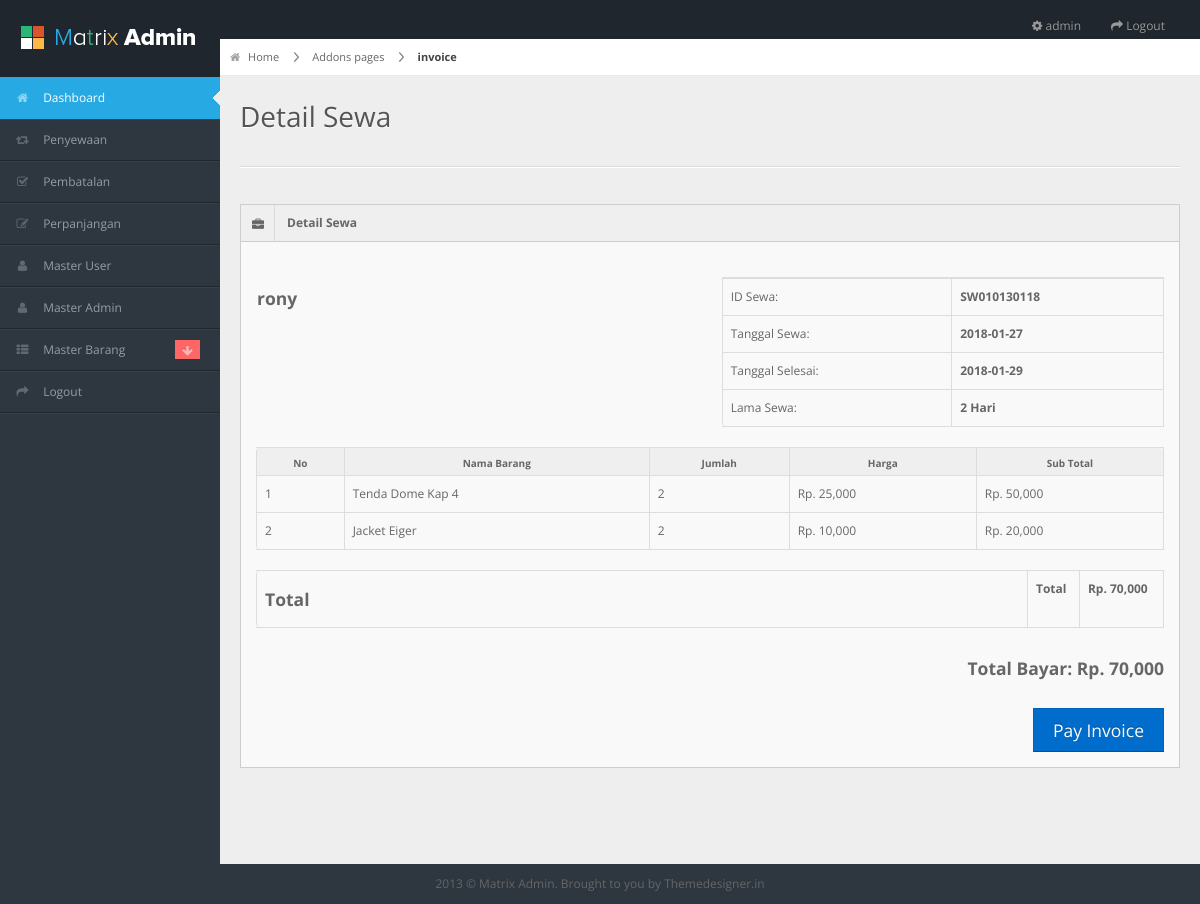
The page /admin/pages/detail_sewa.php?id_sewa=SW010130118 (signed in) on the database its author committed.
### tables this page shows
CREATE TABLE IF NOT EXISTS `sewa` (
  `id_sewa` varchar(255) NOT NULL,
  `id_user` int(11) DEFAULT NULL,
  `tgl_sewa` date DEFAULT NULL,
  `tgl_selesai` date DEFAULT NULL,
  `tgl_expired` date DEFAULT NULL,
  `status_bayar` int(11) DEFAULT NULL,
  `status_sewa` int(11) DEFAULT NULL,
  `total_bayar` int(11) DEFAULT NULL,
  `dp` int(11) DEFAULT NULL
);

CREATE TABLE IF NOT EXISTS `m_user` (
  `id_user` int(11) NOT NULL,
  `tgl_daftar` datetime DEFAULT NULL ON UPDATE CURRENT_TIMESTAMP,
  `nama_user` varchar(255) DEFAULT NULL,
  `username` varchar(255) DEFAULT NULL,
  `email` varchar(255) DEFAULT NULL,
  `password` varchar(255) DEFAULT NULL,
  `id_provinsi` varchar(255) DEFAULT NULL,
  `id_kota` varchar(255) DEFAULT NULL,
  `id_kecamatan` varchar(255) DEFAULT NULL,
  `kode_pos` varchar(255) DEFAULT NULL,
  `alamat_lengkap` varchar(255) DEFAULT NULL,
  `status` varchar(255) DEFAULT NULL
);

CREATE TABLE IF NOT EXISTS `detail_sewa` (
  `id_detail` int(11) DEFAULT NULL,
  `id_sewa` varchar(255) DEFAULT NULL,
  `id_barang` varchar(255) DEFAULT NULL,
  `jumlah` int(11) DEFAULT NULL,
  `status_pinjam` varchar(255) DEFAULT NULL
);

CREATE TABLE IF NOT EXISTS `m_barang` (
  `id_barang` int(11) NOT NULL,
  `nama_barang` varchar(255) DEFAULT NULL,
  `tgl_ditambakan` datetime DEFAULT NULL,
  `id_merk` int(11) DEFAULT NULL,
  `id_kategori` int(11) DEFAULT NULL,
  `id_warna` int(11) DEFAULT NULL,
  `id_ukuran` int(11) DEFAULT NULL,
  `deskripsi` varchar(255) DEFAULT NULL,
  `harga_sewa` int(11) DEFAULT NULL,
  `harga_beli` varchar(255) DEFAULT NULL,
  `stok` int(11) DEFAULT NULL,
  `status` int(11) DEFAULT NULL,
  `foto` varchar(255) DEFAULT NULL
);

### admin/pages/detail_sewa.php (the view)
<?php include 'header.php'; ?>
<?php include 'nav.php'; ?>
<?php
	$id_sewa = $_GET['id_sewa'];
	$sql = mysql_query("SELECT * FROM sewa,m_user WHERE sewa.id_user = m_user.id_user AND sewa.id_sewa = '$id_sewa'");
	$row = mysql_fetch_array($sql);
?>
<div id="content">
  <div id="content-header">
    <div id="breadcrumb"> <a href="#" title="Go to Home" class="tip-bottom"><i class="icon-home"></i> Home</a> <a href="#">Addons pages</a> <a href="#" class="current">invoice</a> </div>
    <h1>Detail Sewa</h1>
  </div>
  <div class="container-fluid"><hr>
    <div class="row-fluid">
      <div class="span12">
        <div class="widget-box">
          <div class="widget-title"> <span class="icon"> <i class="icon-briefcase"></i> </span>
            <h5 >Detail Sewa</h5>
          </div>
          <div class="widget-content">
            <div class="row-fluid">
              <div class="span6">
                <table class="">
                  <tbody>
                    <tr>
                      <td><h4><?php echo $row['nama_user']; ?></h4></td>
                    </tr>
                  </tbody>
                </table>
              </div>
              <div class="span6">
                <table class="table table-bordered table-invoice">
                  <tbody>
                    <tr>
                    <tr>
                      <td class="width30">ID Sewa:</td>
                      <td class="width70"><strong><?php echo $row['id_sewa']; ?></strong></td>
                    </tr>
                    <tr>
                      <td>Tanggal Sewa:</td>
                      <td><strong><?php echo $row['tgl_sewa']; ?></strong></td>
                    </tr>
                    <tr>
                      <td>Tanggal Selesai:</td>
                       <td><strong><?php echo $row['tgl_selesai']; ?></strong></td>
                    </tr>
                    <tr>
                      <td>Lama Sewa:</td>
                      	<?php
                      	$tgl_temp = strtotime($row['tgl_selesai']) - strtotime($row['tgl_sewa']);
                      	$lama_sewa = ceil($tgl_temp / (60 * 60 * 24));
                      	?>
                       <td><strong><?php echo $lama_sewa; ?> Hari</strong></td>
                    </tr>
                  </tr>
                    </tbody>
                </table>
              </div>
            </div>
            <div class="row-fluid">
              <div class="span12">
                <table class="table table-bordered table-invoice-full">
                  <thead>
                    <tr>
                      <th class="head0">No</th>
                      <th class="head1">Nama Barang</th>
                      <th class="head0 right">Jumlah</th>
                      <th class="head1 right">Harga</th>
                      <th class="head1 right">Sub Total</th>
                    </tr>
                  </thead>
                  <tbody>
                    <?php
                    $no=1;
                    $sql = mysql_query("SELECT * FROM detail_sewa,m_barang WHERE m_barang.id_barang = detail_sewa.id_barang AND id_sewa = '$id_sewa'")or die(mysql_error());
                    while($r = mysql_fetch_array($sql)){
                    ?>
                    <tr>
                      <td><?php echo $no; ?></td>
                      <td><?php echo $r['nama_barang']; ?></td>
                      <td class="right"><?php echo $r['jumlah']; ?></td>
                      <td class="right">Rp. <?php echo number_format($r['harga_sewa']); ?></td>
                      <td class="right">Rp. <?php echo number_format($r['harga_sewa'] * $lama_sewa); ?></td>
                    </tr>
                    <?php
                    $no++;
                	} ?>
                  </tbody>
                </table>
                <table class="table table-bordered table-invoice-full">
                  <tbody>
                    <tr>
                      <td class="msg-invoice" width="85%"><h4>Total </h4>
                        </td>
                      <td class="right"><strong>Total</strong> <br>
                      <td class="right"><strong>Rp. <?php echo number_format($row['total_bayar']); ?> <br>
                       </td>
                    </tr>
                  </tbody>
                </table>
                <div class="pull-right">
                  <h4><span>Total Bayar:</span> Rp. <?php echo number_format($row['total_bayar']); ?></h4>
                  <br>
                  <a class="btn btn-primary btn-large pull-right" href="">Pay Invoice</a> </div>
              </div>
            </div>
          </div>
        </div>
      </div>
    </div>
  </div>
</div>
<?php include 'footer.php'; ?>

### admin/pages/header.php (shortened to what this page needs)
<?php
	if(!isset($_SESSION['id_admin'])){
		echo "<script> window.alert('Silahkan Login Terlebih Dahulu'); location.replace('../index.php')  </script>";
	}else{
		$sql = mysql_query("SELECT * FROM m_admin WHERE id_admin = '$_SESSION[id_admin]'")or die(mysql_error());
		$admin = mysql_fetch_array($sql);
		$nama_admin = $admin['nama_admin'];
	}
?>
<!DOCTYPE html>
<html lang="en">
<head>
<link rel="stylesheet" href="../css/bootstrap.min.css" />
<link rel="stylesheet" href="../css/bootstrap-responsive.min.css" />
<link rel="stylesheet" href="../css/uniform.css" />
<link rel="stylesheet" href="../css/select2.css" />
<link rel="stylesheet" href="../css/matrix-style.css" />
<link rel="stylesheet" href="../css/matrix-media.css" />
<link href="../font-awesome/css/font-awesome.css" rel="stylesheet" />
</head>
<body>
<div id="header">
  <h1><a href="dashboard.html">Matrix Admin</a></h1>
</div>
<div id="search" class="navbar navbar-inverse pull-right">
  <ul class="nav">
    <li class=""><a title="" href="#"><i class="icon icon-cog"></i> <span class="text"><?php echo $nama_admin; ?></span></a></li>
    <li class=""><a title="" href="logout.php"><i class="icon icon-share-alt"></i> <span class="text">Logout</span></a></li>
  </ul>
</div>

### admin/css/matrix-style.css (style rules this page uses)
* { outline:none !important; -moz-outline: none !important; }
html, body { height:100% }
body { overflow-x: hidden; margin-top: -10px; font-family: 'Open Sans', sans-serif; font-size:12px; color:#666; }
a { color:#666; }
select, textarea, input[type="text"], input[type="password"], input[type="datetime"], input[type="datetime-local"], input[type="date"], input[type="month"], input[type="time"], input[type="week"], input[type="number"], input[type="email"], input[type="url"], input[type="search"], input[type="tel"], input[type="color"], .uneditable-input, .label, .dropdown-menu, .btn, .well, .progress, .table-bordered, .btn-group > .btn:first-child, .btn-group > .btn:last-child, .btn-group > .btn:last-child, .btn-group > .dropdown-toggle, .alert { border-radius:0px; }
.btn, textarea, input[type="text"], input[type="password"], input[type="datetime"], input[type="datetime-local"], input[type="date"], input[type="month"], input[type="time"], input[type="week"], input[type="number"], input[type="email"], input[type="url"], input[type="search"], input[type="tel"], input[type="color"], .uneditable-input { box-shadow:none; }
.progress, .progress-success .bar, .progress .bar-success, .progress-warning .bar, .progress .bar-warning, .progress-danger .bar, .progress .bar-danger, .progress-info .bar, .progress .bar-info, .btn, .btn-primary { background-image:none; }
hr { border-top-color:#dadada; }
#header { height: 77px; position: relative; width: 100%; z-index: -9; }
#header h1 { background: url("../img/logo.png") no-repeat scroll 0 0 transparent; height: 31px; left: 20px; line-height: 600px; overflow: hidden; position: relative; top: 26px; width: 191px; }
#header h1 a { display: block; }
#search { position: absolute; z-index: 25; top: 6px; right:10px; }
#content { background: none repeat scroll 0 0 #eeeeee; margin-left: 220px; margin-right: 0; padding-bottom: 25px; position: relative; min-height:100%; width: auto; }
#content-header { position: abslute; width: 100%; margin-top: -38px; z-index: 20; }
#content-header h1 { color: #555555; font-size: 28px; font-weight: normal; float: none; text-shadow: 0 1px 0 #ffffff; margin-left: 20px; position: relative; }
#content-header h1, #content-header .btn-group { margin-top: 20px; }
.container-fluid .row-fluid:first-child { margin-top: 20px; }
#breadcrumb { background-color: #fff; border-bottom: 1px solid #e3ebed; }
#breadcrumb a { padding: 8px 20px 8px 10px; display: inline-block; background-image: url('../img/breadcrumb.png'); background-position: center right; background-repeat: no-repeat; font-size: 11px; color: #666666; }
#breadcrumb a:last-child { background-image:none; }
#breadcrumb a.current { font-weight: bold; color: #444444; }
#breadcrumb a i { margin-right: 5px; opacity: .6; }
.stat-boxes .peity_bar_good, .stat-boxes .peity_line_good, { color: #459D1C; }
.widget-box { background: none repeat scroll 0 0 #F9F9F9; border-left: 1px solid #CDCDCD; border-top: 1px solid #CDCDCD; border-right: 1px solid #CDCDCD; clear: both; margin-top: 16px; margin-bottom: 16px; position: relative; }
.widget-title, .modal-header, .table th, div.dataTables_wrapper .ui-widget-header { background:#efefef; border-bottom: 1px solid #CDCDCD; height: 36px; }
.widget-title span.icon { padding: 9px 10px 7px 11px; float: left; border-right:1px solid #dadada; }
.widget-title h5 { color: #666; float: left; font-size: 12px; font-weight: bold; padding: 12px; line-height: 12px; margin: 0; }
.widget-content { padding:15px; border-bottom: 1px solid #cdcdcd; }
.table th { height: auto; font-size: 10px; padding: 5px 10px 2px; border-bottom: 0; text-align: center; color: #666666; }

### admin/css/matrix-media.css (style rules this page uses)
body { background:#2E363F; }
#header { background-color: #1f262d; margin-top:10px; }

### rows shown on the page
sewa: id_user.nama_user "rony", id_sewa "SW010130118", tgl_sewa "2018-01-27", tgl_selesai "2018-01-29", lama_sewa "2", total_bayar "70,000"
detail_sewa: id_barang.nama_barang "Tenda Dome Kap 4", jumlah "2", id_barang.harga_sewa "25,000", $r['harga_sewa']*$lama_sewa "50,000"
detail_sewa: id_barang.nama_barang "Jacket Eiger", jumlah "2", id_barang.harga_sewa "10,000", $r['harga_sewa']*$lama_sewa "20,000"

### other values the page prints
$nama_admin "admin"
